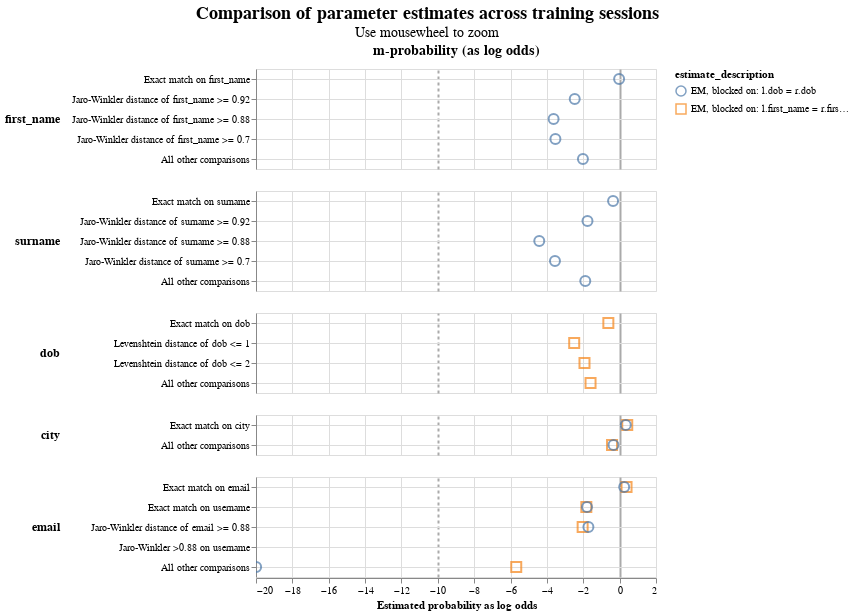

The notebook cell saved with this chart:
### Code cell
linker.visualisations.parameter_estimate_comparisons_chart()

### Figure 1 — Vega-Lite specification as saved in the notebook (floating-point values rounded to 4 significant figures)
{"config": {"view": {"continuousWidth": 400, "continuousHeight": 300}, "title": {"anchor": "middle", "fontSize": 18, "subtitleFontSize": 14}}, "data": {"name": "data-66286068e39155341985951eadc96e3f"}, "mark": {"type": "point", "filled": false, "opacity": 0.7, "size": 100}, "encoding": {"color": {"field": "estimate_description", "type": "nominal"}, "column": {"align": "each", "field": "col_header", "header": {"labelFontSize": 14, "labelFontWeight": "bold"}, "title": null, "type": "nominal"}, "row": {"align": "each", "field": "comparison_name", "header": {"labelAlign": "left", "labelAnchor": "middle", "labelAngle": 0, "labelFontSize": 12, "labelFontWeight": "bold"}, "sort": {"field": "comparison_sort_order"}, "title": null, "type": "nominal"}, "shape": {"field": "estimate_description", "scale": {"range": ["circle", "square", "triangle", "diamond"]}, "type": "nominal"}, "tooltip": [{"field": "comparison_name", "type": "nominal"}, {"field": "estimate_description", "type": "nominal"}, {"field": "estimated_probability", "type": "quantitative"}], "x": {"axis": {"gridColor": {"condition": {"test": "abs(datum.value / 10)  <= 1 & datum.value % 10 === 0", "value": "#aaa"}, "value": "#ddd"}, "gridDash": {"condition": {"test": "abs(datum.value / 10) == 1", "value": [3]}, "value": null}, "gridWidth": {"condition": {"test": "abs(datum.value / 10)  <= 1 & datum.value % 10 === 0", "value": 2}, "value": 1}}, "field": "estimated_probability_as_log_odds", "title": "Estimated probability as log odds", "type": "quantitative"}, "y": {"axis": {"grid": true, "title": null}, "field": "comparison_level_label", "sort": {"field": "comparison_vector_value", "order": "descending"}, "type": "nominal"}}, "params": [{"name": "mouse_zoom", "select": {"type": "interval", "encodings": ["x"]}, "bind": "scales"}], "resolve": {"scale": {"y": "independent"}}, "title": {"text": "Comparison of parameter estimates across training sessions", "subtitle": "Use mousewheel to zoom"}, "transform": [{"calculate": "datum.m_or_u + '-probability (as log odds)'", "as": "col_header"}], "$schema": "https://vega.github.io/schema/vega-lite/v5.9.3.json", "datasets": {"data-66286068e39155341985951eadc96e3f": [{"m_or_u": "m", "estimated_probability": 0.495, "estimate_description": "EM, blocked on: l.dob = r.dob", "estimated_probability_as_log_odds": -0.02863, "sql_condition": "\"first_name_l\" = \"first_name_r\"", "comparison_level_label": "Exact match on first_name", "comparison_vector_value": 4, "comparison_name": "first_name", "comparison_sort_order": 0}, {"m_or_u": "m", "estimated_probability": 0.1529, "estimate_description": "EM, blocked on: l.dob = r.dob", "estimated_probability_as_log_odds": -2.47, "sql_condition": "jaro_winkler_similarity(\"first_name_l\", \"first_name_r\") >= 0.92", "comparison_level_label": "Jaro-Winkler distance of first_name >= 0.92", "comparison_vector_value": 3, "comparison_name": "first_name", "comparison_sort_order": 0}, {"m_or_u": "m", "estimated_probability": 0.07461, "estimate_description": "EM, blocked on: l.dob = r.dob", "estimated_probability_as_log_odds": -3.633, "sql_condition": "jaro_winkler_similarity(\"first_name_l\", \"first_name_r\") >= 0.88", "comparison_level_label": "Jaro-Winkler distance of first_name >= 0.88", "comparison_vector_value": 2, "comparison_name": "first_name", "comparison_sort_order": 0}, {"m_or_u": "m", "estimated_probability": 0.07954, "estimate_description": "EM, blocked on: l.dob = r.dob", "estimated_probability_as_log_odds": -3.533, "sql_condition": "jaro_winkler_similarity(\"first_name_l\", \"first_name_r\") >= 0.7", "comparison_level_label": "Jaro-Winkler distance of first_name >= 0.7", "comparison_vector_value": 1, "comparison_name": "first_name", "comparison_sort_order": 0}, {"m_or_u": "m", "estimated_probability": 0.1979, "estimate_description": "EM, blocked on: l.dob = r.dob", "estimated_probability_as_log_odds": -2.019, "sql_condition": "ELSE", "comparison_level_label": "All other comparisons", "comparison_vector_value": 0, "comparison_name": "first_name", "comparison_sort_order": 0}, {"m_or_u": "m", "estimated_probability": 0.4377, "estimate_description": "EM, blocked on: l.dob = r.dob", "estimated_probability_as_log_odds": -0.3617, "sql_condition": "\"surname_l\" = \"surname_r\"", "comparison_level_label": "Exact match on surname", "comparison_vector_value": 4, "comparison_name": "surname", "comparison_sort_order": 1}, {"m_or_u": "m", "estimated_probability": 0.2269, "estimate_description": "EM, blocked on: l.dob = r.dob", "estimated_probability_as_log_odds": -1.769, "sql_condition": "jaro_winkler_similarity(\"surname_l\", \"surname_r\") >= 0.92", "comparison_level_label": "Jaro-Winkler distance of surname >= 0.92", "comparison_vector_value": 3, "comparison_name": "surname", "comparison_sort_order": 1}, {"m_or_u": "m", "estimated_probability": 0.04463, "estimate_description": "EM, blocked on: l.dob = r.dob", "estimated_probability_as_log_odds": -4.42, "sql_condition": "jaro_winkler_similarity(\"surname_l\", \"surname_r\") >= 0.88", "comparison_level_label": "Jaro-Winkler distance of surname >= 0.88", "comparison_vector_value": 2, "comparison_name": "surname", "comparison_sort_order": 1}, {"m_or_u": "m", "estimated_probability": 0.07833, "estimate_description": "EM, blocked on: l.dob = r.dob", "estimated_probability_as_log_odds": -3.557, "sql_condition": "jaro_winkler_similarity(\"surname_l\", \"surname_r\") >= 0.7", "comparison_level_label": "Jaro-Winkler distance of surname >= 0.7", "comparison_vector_value": 1, "comparison_name": "surname", "comparison_sort_order": 1}, {"m_or_u": "m", "estimated_probability": 0.2125, "estimate_description": "EM, blocked on: l.dob = r.dob", "estimated_probability_as_log_odds": -1.89, "sql_condition": "ELSE", "comparison_level_label": "All other comparisons", "comparison_vector_value": 0, "comparison_name": "surname", "comparison_sort_order": 1}, {"m_or_u": "m", "estimated_probability": 0.3941, "estimate_description": "EM, blocked on: l.first_name = r.first_name and l.surname = r.surname", "estimated_probability_as_log_odds": -0.6205, "sql_condition": "\"dob_l\" = \"dob_r\"", "comparison_level_label": "Exact match on dob", "comparison_vector_value": 3, "comparison_name": "dob", "comparison_sort_order": 2}, {"m_or_u": "m", "estimated_probability": 0.1503, "estimate_description": "EM, blocked on: l.first_name = r.first_name and l.surname = r.surname", "estimated_probability_as_log_odds": -2.499, "sql_condition": "levenshtein(\"dob_l\", \"dob_r\") <= 1", "comparison_level_label": "Levenshtein distance of dob <= 1", "comparison_vector_value": 2, "comparison_name": "dob", "comparison_sort_order": 2}, {"m_or_u": "m", "estimated_probability": 0.2075, "estimate_description": "EM, blocked on: l.first_name = r.first_name and l.surname = r.surname", "estimated_probability_as_log_odds": -1.933, "sql_condition": "levenshtein(\"dob_l\", \"dob_r\") <= 2", "comparison_level_label": "Levenshtein distance of dob <= 2", "comparison_vector_value": 1, "comparison_name": "dob", "comparison_sort_order": 2}, {"m_or_u": "m", "estimated_probability": 0.248, "estimate_description": "EM, blocked on: l.first_name = r.first_name and l.surname = r.surname", "estimated_probability_as_log_odds": -1.6, "sql_condition": "ELSE", "comparison_level_label": "All other comparisons", "comparison_vector_value": 0, "comparison_name": "dob", "comparison_sort_order": 2}, {"m_or_u": "m", "estimated_probability": 0.572, "estimate_description": "EM, blocked on: l.first_name = r.first_name and l.surname = r.surname", "estimated_probability_as_log_odds": 0.4183, "sql_condition": "\"city_l\" = \"city_r\"", "comparison_level_label": "Exact match on city", "comparison_vector_value": 1, "comparison_name": "city", "comparison_sort_order": 3}, {"m_or_u": "m", "estimated_probability": 0.5582, "estimate_description": "EM, blocked on: l.dob = r.dob", "estimated_probability_as_log_odds": 0.3376, "sql_condition": "\"city_l\" = \"city_r\"", "comparison_level_label": "Exact match on city", "comparison_vector_value": 1, "comparison_name": "city", "comparison_sort_order": 3}, {"m_or_u": "m", "estimated_probability": 0.428, "estimate_description": "EM, blocked on: l.first_name = r.first_name and l.surname = r.surname", "estimated_probability_as_log_odds": -0.4183, "sql_condition": "ELSE", "comparison_level_label": "All other comparisons", "comparison_vector_value": 0, "comparison_name": "city", "comparison_sort_order": 3}, {"m_or_u": "m", "estimated_probability": 0.4418, "estimate_description": "EM, blocked on: l.dob = r.dob", "estimated_probability_as_log_odds": -0.3376, "sql_condition": "ELSE", "comparison_level_label": "All other comparisons", "comparison_vector_value": 0, "comparison_name": "city", "comparison_sort_order": 3}, {"m_or_u": "m", "estimated_probability": 0.5655, "estimate_description": "EM, blocked on: l.first_name = r.first_name and l.surname = r.surname", "estimated_probability_as_log_odds": 0.3802, "sql_condition": "\"email_l\" = \"email_r\"", "comparison_level_label": "Exact match on email", "comparison_vector_value": 4, "comparison_name": "email", "comparison_sort_order": 4}, {"m_or_u": "m", "estimated_probability": 0.5432, "estimate_description": "EM, blocked on: l.dob = r.dob", "estimated_probability_as_log_odds": 0.2502, "sql_condition": "\"email_l\" = \"email_r\"", "comparison_level_label": "Exact match on email", "comparison_vector_value": 4, "comparison_name": "email", "comparison_sort_order": 4}, {"m_or_u": "m", "estimated_probability": 0.2193, "estimate_description": "EM, blocked on: l.first_name = r.first_name and l.surname = r.surname", "estimated_probability_as_log_odds": -1.832, "sql_condition": "NULLIF(regexp_extract(\"email_l\", '^[^@]+', 0), '') = NULLIF(regexp_extract(\"email_r\", '^[^@]+', 0), '')", "comparison_level_label": "Exact match on username", "comparison_vector_value": 3, "comparison_name": "email", "comparison_sort_order": 4}, {"m_or_u": "m", "estimated_probability": 0.2236, "estimate_description": "EM, blocked on: l.dob = r.dob", "estimated_probability_as_log_odds": -1.796, "sql_condition": "NULLIF(regexp_extract(\"email_l\", '^[^@]+', 0), '') = NULLIF(regexp_extract(\"email_r\", '^[^@]+', 0), '')", "comparison_level_label": "Exact match on username", "comparison_vector_value": 3, "comparison_name": "email", "comparison_sort_order": 4}, {"m_or_u": "m", "estimated_probability": 0.1962, "estimate_description": "EM, blocked on: l.first_name = r.first_name and l.surname = r.surname", "estimated_probability_as_log_odds": -2.035, "sql_condition": "jaro_winkler_similarity(\"email_l\", \"email_r\") >= 0.88", "comparison_level_label": "Jaro-Winkler distance of email >= 0.88", "comparison_vector_value": 2, "comparison_name": "email", "comparison_sort_order": 4}, {"m_or_u": "m", "estimated_probability": 0.2331, "estimate_description": "EM, blocked on: l.dob = r.dob", "estimated_probability_as_log_odds": -1.718, "sql_condition": "jaro_winkler_similarity(\"email_l\", \"email_r\") >= 0.88", "comparison_level_label": "Jaro-Winkler distance of email >= 0.88", "comparison_vector_value": 2, "comparison_name": "email", "comparison_sort_order": 4}, {"m_or_u": "m", "estimated_probability": "level not observed in training dataset", "estimate_description": "EM, blocked on: l.first_name = r.first_name and l.surname = r.surname", "estimated_probability_as_log_odds": null, "sql_condition": "jaro_winkler_similarity(NULLIF(regexp_extract(\"email_l\", '^[^@]+', 0), ''), NULLIF(regexp_extract(\"email_r\", '^[^@]+', 0), '')) >= 0.88", "comparison_level_label": "Jaro-Winkler >0.88 on username", "comparison_vector_value": 1, "comparison_name": "email", "comparison_sort_order": 4}, {"m_or_u": "m", "estimated_probability": "level not observed in training dataset", "estimate_description": "EM, blocked on: l.dob = r.dob", "estimated_probability_as_log_odds": null, "sql_condition": "jaro_winkler_similarity(NULLIF(regexp_extract(\"email_l\", '^[^@]+', 0), ''), NULLIF(regexp_extract(\"email_r\", '^[^@]+', 0), '')) >= 0.88", "comparison_level_label": "Jaro-Winkler >0.88 on username", "comparison_vector_value": 1, "comparison_name": "email", "comparison_sort_order": 4}, {"m_or_u": "m", "estimated_probability": 0.01904, "estimate_description": "EM, blocked on: l.first_name = r.first_name and l.surname = r.surname", "estimated_probability_as_log_odds": -5.687, "sql_condition": "ELSE", "comparison_level_label": "All other comparisons", "comparison_vector_value": 0, "comparison_name": "email", "comparison_sort_order": 4}, {"m_or_u": "m", "estimated_probability": 9.588e-07, "estimate_description": "EM, blocked on: l.dob = r.dob", "estimated_probability_as_log_odds": -19.99, "sql_condition": "ELSE", "comparison_level_label": "All other comparisons", "comparison_vector_value": 0, "comparison_name": "email", "comparison_sort_order": 4}]}}
